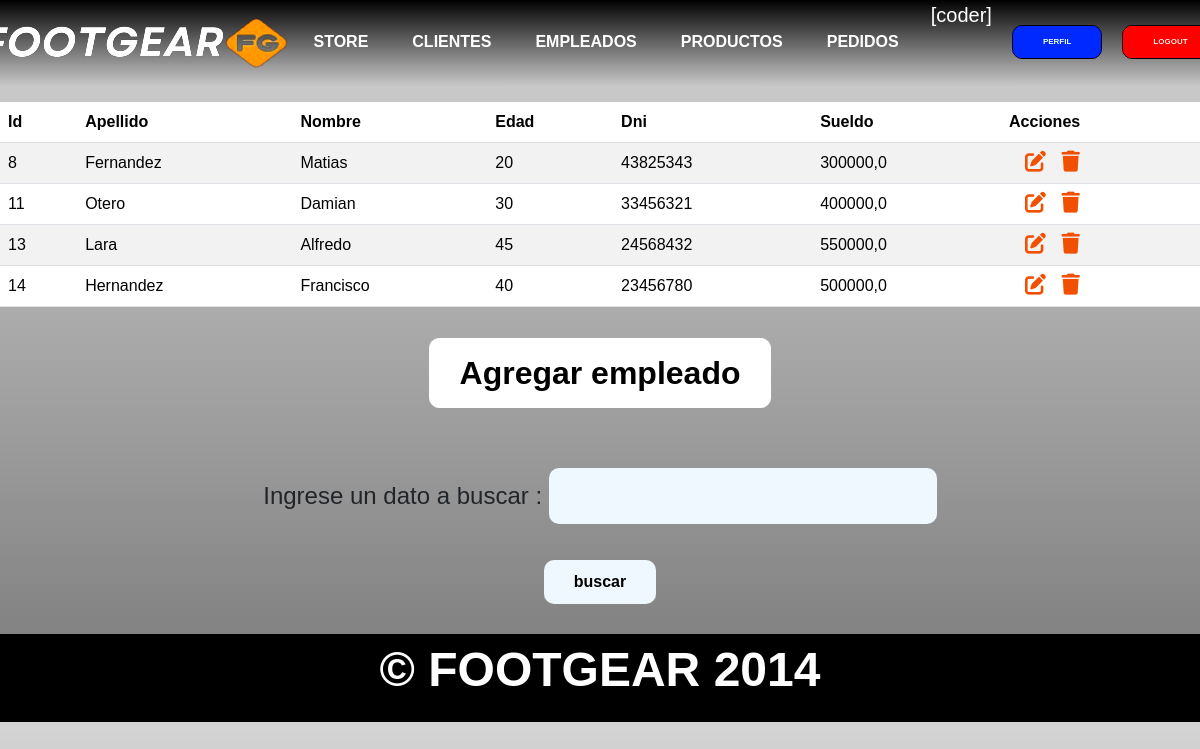
/empleados/ (signed in), run on an earlier commit of the app's database.
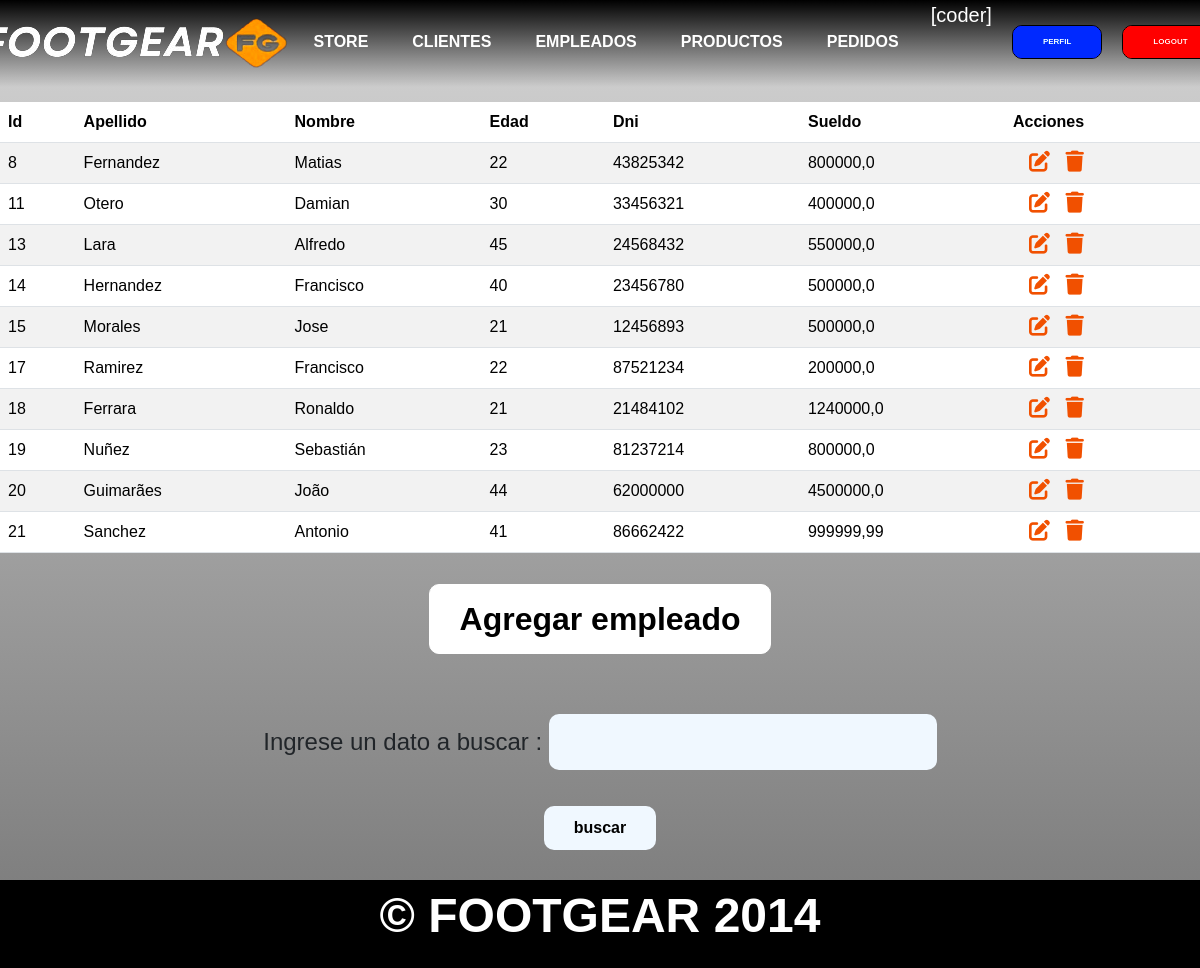
And on a later commit of the database.
### aplicacion/models.py (models this page shows, shortened)
class Empleado(models.Model):
    nombre = models.CharField(max_length=50)
    apellido = models.CharField(max_length=50)
    edad = models.IntegerField()
    dni = models.IntegerField(unique=True)
    sueldo = models.FloatField()

### aplicacion/views.py (the view)
# urls.py: path('empleados/', empleados,name="empleados"),
@login_required
def empleados(request):
    formulario_empleado = EmpleadoForm()
    contexto = {
        'empleados': Empleado.objects.all(),
        'form': formulario_empleado
    }
    return render(request,"aplicacion/empleados.html",contexto)

### aplicacion/forms.py
class EmpleadoForm(forms.Form):
    nombre = forms.CharField(max_length=50,required=True)
    dni = forms.IntegerField(required=True)
    apellido = forms.CharField(max_length=50,required=True)
    edad = forms.IntegerField(required=True)
    sueldo = forms.FloatField(required=True)

### aplicacion/templates/aplicacion/empleados.html (shortened to what this page needs)
{% extends 'aplicacion/index.html' %}
{% block tabla_empleados %}
<div class="button_container">
    <table class="table table-striped table--empleados">
        <thead>
            <tr>
                <th>Id</th>
                <th>Apellido</th>
                <th>Nombre</th>
                <th>Edad</th>
                <th>Dni</th>
                <th>Sueldo</th>
                <th>Acciones</th>
            </tr>
        </thead>
        <tbody>
        {% for e in empleados %}
            <tr>
                <td>{{ e.id }}</td>
                <td>{{ e.apellido }}</td>
                <td>{{ e.nombre }}</td>
                <td>{{ e.edad }}</td>
                <td>{{ e.dni }}</td>
                <td>{{ e.sueldo}}</td>
                <td>
                    <a
                    href="{% url 'empleado_update' e.id %}"
                    class="btn edit-tables"
                    style="--bs-btn-padding-y: .25rem;"
                    >
                    </a>
                    <a
                    href="{% url 'empleado_delete' e.id %}"
                    class="btn delete-tables"
                    style="--bs-btn-padding-y: .25rem;"
                    >
                    </a>
                </td>
            </tr>
        {% endfor %}
        </tbody>
    </table>
</div>
{% endblock tabla_empleados %}
{% block formulario %}
<div class="button_container">
    <button  id="mostrarFormularioEmpleados">Agregar empleado</button>
</div>
{% endblock formulario %}
{% block busqueda %}
<form action="{% url 'encontrar_empleados' %}" method="get">
    <div class="form-table">
        <p class="search-text">Ingrese un dato a buscar : <input type="text" name= "buscar" id= "buscar"></p>
    </div>
    <div class="form">
        <input type="submit" value="buscar">
    </div>
</form>
{% endblock busqueda %}

What changed in the data, as far as the page shows it:
changed Empleado "Fernandez": edad "20" → "22"; dni "43825343" → "43825342"; sueldo "300000,0" → "800000,0"
added Empleado: id "15", apellido "Morales", nombre "Jose", edad "21", dni "12456893", sueldo "500000,0"
added Empleado: id "17", apellido "Ramirez", nombre "Francisco", edad "22", dni "87521234", sueldo "200000,0"
added Empleado: id "18", apellido "Ferrara", nombre "Ronaldo", edad "21", dni "21484102", sueldo "1240000,0"
added Empleado: id "19", apellido "Nuñez", nombre "Sebastián", edad "23", dni "81237214", sueldo "800000,0"
added Empleado: id "20", apellido "Guimarães", nombre "João", edad "44", dni "62000000", sueldo "4500000,0"
added Empleado: id "21", apellido "Sanchez", nombre "Antonio", edad "41", dni "86662422", sueldo "999999,99"
